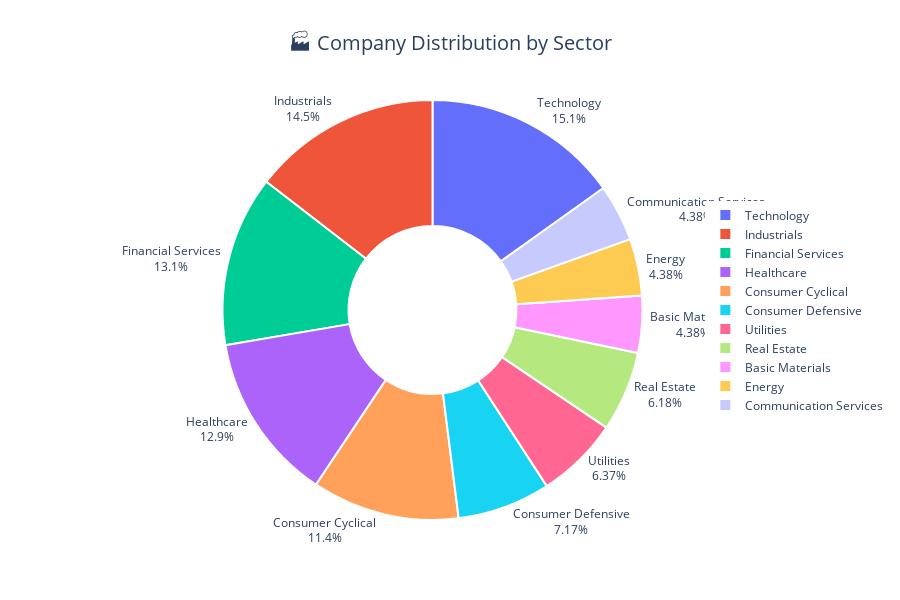

The code cell stored with this chart in its notebook:
### Code cell
if 'Sector' in df.columns:
    sector_counts = df['Sector'].value_counts()
    if PLOTLY_AVAILABLE:
        try:
            fig = go.Figure(data=[go.Pie(
                labels=sector_counts.index,
                values=sector_counts.values,
                hole=0.4,
                textinfo='label+percent',
                textposition='outside',
                marker=dict(line=dict(color='#FFFFFF', width=2))
            )])
            fig.update_layout(
                title={
                    'text': '🏭 Company Distribution by Sector',
                    'x': 0.5,
                    'font': {'size': 20}
                },
                height=600,
                showlegend=True,
                legend=dict(
                    orientation="v",
                    yanchor="middle",
                    y=0.5,
                    xanchor="left",
                    x=1.01
                )
            )
            fig.show()
        except Exception as e:
            print(f"Plotly error: {e}")
            print("Falling back to matplotlib...")
            PLOTLY_AVAILABLE = False
    if not PLOTLY_AVAILABLE:
        plt.figure(figsize=(12, 8))
        colors = plt.cm.Set3(range(len(sector_counts)))
        wedges, texts, autotexts = plt.pie(sector_counts.values, 
                                          labels=sector_counts.index, 
                                          autopct='%1.1f%%',
                                          colors=colors,
                                          startangle=90)
        plt.title('🏭 Company Distribution by Sector', fontsize=16, pad=20)
        plt.axis('equal')
        plt.tight_layout()
        plt.show()

### Figure 1 — Plotly figure (JSON) as saved in the notebook; plotly's stock layout.template omitted (floating-point values rounded to 4 significant figures)
{"data": [{"hole": 0.4, "labels": ["Technology", "Industrials", "Financial Services", "Healthcare", "Consumer Cyclical", "Consumer Defensive", "Utilities", "Real Estate", "Basic Materials", "Energy", "Communication Services"], "marker": {"line": {"color": "#FFFFFF", "width": 2}}, "textinfo": "label+percent", "textposition": "outside", "type": "pie", "values": [76, 73, 66, 65, 57, 36, 32, 31, 22, 22, 22]}], "layout": {"height": 600, "legend": {"orientation": "v", "x": 1.01, "xanchor": "left", "y": 0.5, "yanchor": "middle"}, "showlegend": true, "title": {"font": {"size": 20}, "text": "🏭 Company Distribution by Sector", "x": 0.5}}}
